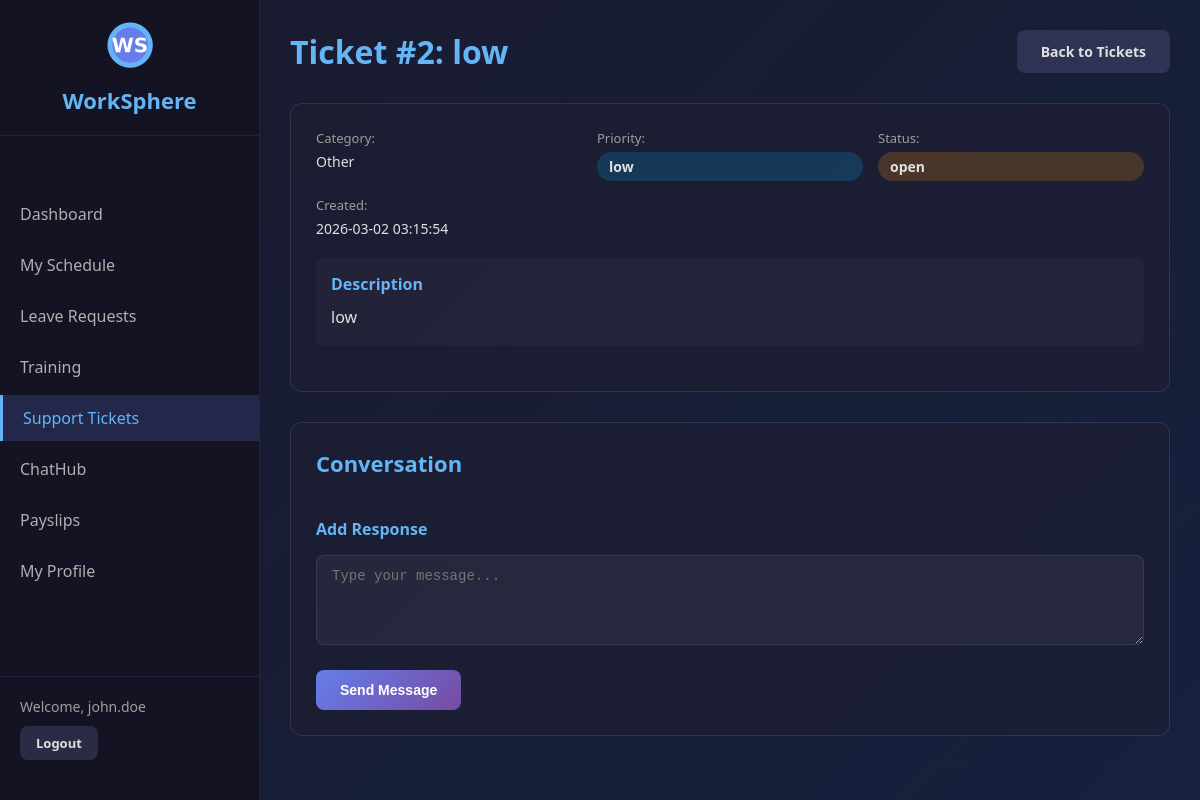
The page /employee/support/view/2 (signed in) on the database its author committed.
### tables this page shows
CREATE TABLE users (
            id INTEGER PRIMARY KEY AUTOINCREMENT,
            username TEXT UNIQUE NOT NULL,
            email TEXT UNIQUE NOT NULL,
            password TEXT NOT NULL,
            role TEXT NOT NULL,
            full_name TEXT NOT NULL,
            department_id INTEGER,
            phone TEXT,
            address TEXT,
            hire_date TEXT,
            status TEXT DEFAULT 'active',
            mfa_enabled INTEGER DEFAULT 0,
            mfa_secret TEXT,
            created_at TIMESTAMP DEFAULT CURRENT_TIMESTAMP
        );

CREATE TABLE support_tickets (
            id INTEGER PRIMARY KEY AUTOINCREMENT,
            user_id INTEGER NOT NULL,
            subject TEXT NOT NULL,
            category TEXT NOT NULL,
            priority TEXT DEFAULT 'medium',
            description TEXT,
            status TEXT DEFAULT 'open',
            assigned_to INTEGER,
            resolution TEXT,
            created_at TIMESTAMP DEFAULT CURRENT_TIMESTAMP,
            updated_at TIMESTAMP DEFAULT CURRENT_TIMESTAMP,
            closed_at TIMESTAMP,
            FOREIGN KEY (user_id) REFERENCES users (id)
        );

### app.py (the view, shortened to what this page needs)
@app.route('/employee/support/view/<int:ticket_id>', methods=['GET', 'POST'])
@employee_required
def view_support_ticket(ticket_id):
    user_id = session['user_id']
    conn = get_db()
    cursor = conn.cursor()
    ticket = cursor.execute('''
        SELECT st.*, u.full_name as creator_name, a.full_name as assigned_name
        FROM support_tickets st
        JOIN users u ON st.user_id = u.id
        LEFT JOIN users a ON st.assigned_to = a.id
        WHERE st.id = ? AND st.user_id = ?
    ''', (ticket_id, user_id)).fetchone()
    if not ticket:
        flash('Ticket not found', 'error')
        return redirect('/employee/support')
    responses = cursor.execute('''
        SELECT tr.*, u.full_name as responder_name, u.role
        FROM ticket_responses tr
        JOIN users u ON tr.user_id = u.id
        WHERE tr.ticket_id = ?
        ORDER BY tr.created_at ASC
    ''', (ticket_id,)).fetchall()
    return render_template('employee_support_view.html', ticket=ticket, responses=responses)

### app.py (called while the page is built)
def get_db():
    if 'db' not in g:
        g.db = sqlite3.connect(
            DATABASE,
            timeout=20,                   # wait up to 20s if locked
            check_same_thread=False
        )
        g.db.row_factory = sqlite3.Row
        g.db.execute("PRAGMA journal_mode=WAL")    # WAL allows concurrent reads
        g.db.execute("PRAGMA busy_timeout=20000")  # 20s busy timeout at SQLite level
    return g.db

def employee_required(f):
    @wraps(f)
    def decorated_function(*args, **kwargs):
        if 'user_id' not in session:
            flash('Please login to access this page', 'error')
            return redirect('/login')
        if session.get('actual_role') == 'admin' and session.get('role') == 'employee':
            return f(*args, **kwargs)
        if session.get('role') == 'employee':
            return f(*args, **kwargs)
        flash('Employee access required', 'error')
        return redirect('/admin/dashboard')
    return decorated_function

### templates/employee_support_view.html (shortened to what this page needs)
<!DOCTYPE html>
<html lang="en">
<head>
    <link rel="stylesheet" href="/static/css/style.css">
</head>
<body>
    <div class="dashboard-container">
        <nav class="sidebar">
            <div class="logo-container">
                <img src="/static/images/logo.png" alt="WorkSphere Logo" class="logo-small">
                <h2>WorkSphere</h2>
            </div>
            <ul class="nav-menu">
                <li><a href="/employee/dashboard">Dashboard</a></li>
                <li><a href="/employee/schedule">My Schedule</a></li>
                <li><a href="/employee/leave">Leave Requests</a></li>
                <li><a href="/employee/training">Training</a></li>
                <li class="active"><a href="/employee/support">Support Tickets</a></li>
                <li><a href="/employee/chat">ChatHub</a></li>
                <li><a href="/employee/payslips">Payslips</a></li>
                <li><a href="/employee/profile">My Profile</a></li>
            </ul>
            <div class="user-info">
                <p>Welcome, {{ session.username }}</p>
                <a href="/logout" class="btn btn-secondary btn-sm">Logout</a>
            </div>
        </nav>
        <main class="main-content">
            <header class="page-header">
                <h1>Ticket #{{ ticket.id }}: {{ ticket.subject }}</h1>
                <a href="/employee/support" class="btn btn-secondary">Back to Tickets</a>
            </header>
            <div class="section">
                <div class="ticket-details">
                    <div class="detail-grid">
                        <div class="detail-item">
                            <label>Category:</label>
                            <span>{{ ticket.category }}</span>
                        </div>
                        <div class="detail-item">
                            <label>Priority:</label>
                            <span class="badge badge-{{ ticket.priority }}">{{ ticket.priority }}</span>
                        </div>
                        <div class="detail-item">
                            <label>Status:</label>
                            <span class="badge badge-{{ ticket.status }}">{{ ticket.status }}</span>
                        </div>
                        <div class="detail-item">
                            <label>Created:</label>
                            <span>{{ ticket.created_at }}</span>
                        </div>
                    </div>
                    <div class="ticket-description">
                        <h3>Description</h3>
                        <p>{{ ticket.description }}</p>
                    </div>
                </div>
            </div>
            <div class="section">
                <h2>Conversation</h2>
                {% if ticket.status != 'closed' %}
                <div class="add-response">
                    <h3>Add Response</h3>
                    <form method="POST" action="/employee/support/view/{{ ticket.id }}">
                        <div class="form-group">
                            <textarea name="message" rows="4" placeholder="Type your message..." required></textarea>
                        </div>
                        <button type="submit" class="btn btn-primary">Send Message</button>
                    </form>
                </div>
                {% endif %}
            </div>
        </main>
    </div>
</body>
</html>

### static/css/style.css (style rules this page uses)
* { margin: 0; padding: 0; box-sizing: border-box; }
body { font-family: 'Segoe UI', Tahoma, Geneva, Verdana, sans-serif; background: linear-gradient(135deg, #1a1a2e 0%, #16213e 100%); color: #e0e0e0; min-height: 100vh; }
.logo-container { text-align: center; margin-bottom: 30px; }
.form-group { margin-bottom: 20px; }
.form-group input, .form-group select, .form-group textarea { width: 100%; padding: 12px 15px; background: rgba(50, 50, 70, 0.5); border: 1px solid rgba(100, 100, 150, 0.3); border-radius: 8px; color: #e0e0e0; font-size: 14px; transition: all 0.3s ease; }
.btn { padding: 12px 24px; border: none; border-radius: 8px; cursor: pointer; font-size: 14px; font-weight: 600; transition: all 0.3s ease; text-decoration: none; display: inline-block; }
.btn-primary { background: linear-gradient(135deg, #667eea 0%, #764ba2 100%); color: white; }
.btn-secondary { background: rgba(100, 100, 150, 0.3); color: #e0e0e0; }
.btn-sm { padding: 8px 16px; font-size: 13px; }
.dashboard-container { display: flex; min-height: 100vh; }
.sidebar { width: 260px; background: rgba(20, 20, 35, 0.95); border-right: 1px solid rgba(100, 100, 150, 0.2); padding: 20px 0; position: fixed; height: 100vh; overflow-y: auto; display: flex; flex-direction: column; }
.logo-small { width: 50px; height: 50px; margin-bottom: 10px; }
.sidebar .logo-container { padding: 0 20px 20px 20px; border-bottom: 1px solid rgba(100, 100, 150, 0.2); flex-shrink: 0; }
.sidebar .logo-container h2 { color: #64b5f6; font-size: 22px; }
.nav-menu { list-style: none; padding: 20px 0; flex: 1; overflow-y: auto; }
.nav-menu li { margin: 5px 0; }
.nav-menu a { display: block; padding: 12px 20px; color: #b0b0b0; text-decoration: none; transition: all 0.3s ease; }
.nav-menu li.active a { background: rgba(100, 126, 234, 0.2); color: #64b5f6; border-left: 3px solid #64b5f6; }
.user-info { padding: 20px; border-top: 1px solid rgba(100, 100, 150, 0.2); background: rgba(20, 20, 35, 0.95); flex-shrink: 0; margin-top: auto; }
.user-info p { margin-bottom: 10px; font-size: 14px; color: #9e9e9e; }
.main-content { margin-left: 260px; flex: 1; padding: 30px; }
.page-header { display: flex; justify-content: space-between; align-items: center; margin-bottom: 30px; }
.page-header h1 { color: #64b5f6; font-size: 32px; }
.section { background: rgba(30, 30, 50, 0.6); border: 1px solid rgba(100, 100, 150, 0.3); border-radius: 12px; padding: 25px; margin-bottom: 30px; }
.section h2 { color: #64b5f6; font-size: 22px; margin-bottom: 20px; }
.badge { display: inline-block; padding: 5px 12px; border-radius: 20px; font-size: 12px; font-weight: 600; }
.badge-open, .badge-medium { background: rgba(255, 152, 0, 0.2); color: #ff9800; }
.badge-low { background: rgba(3, 169, 244, 0.2); color: #03a9f4; }
.ticket-details { margin-bottom: 20px; }
.detail-grid { display: grid; grid-template-columns: repeat(auto-fit, minmax(200px, 1fr)); gap: 15px; margin-bottom: 20px; }
.detail-item { display: flex; flex-direction: column; }
.detail-item label { color: #9e9e9e; font-size: 13px; margin-bottom: 5px; }
.detail-item span { color: #e0e0e0; font-size: 14px; }
.ticket-description, .ticket-resolution { margin-top: 20px; padding: 15px; background: rgba(50, 50, 70, 0.3); border-radius: 8px; }
.ticket-description h3, .ticket-resolution h3 { color: #64b5f6; font-size: 16px; margin-bottom: 10px; }
.ticket-description p, .ticket-resolution p { color: #e0e0e0; line-height: 1.6; }
.add-response { margin-top: 20px; }
.add-response h3 { color: #64b5f6; font-size: 16px; margin-bottom: 15px; }

### rows shown on the page
users: username "john.doe"
support_tickets: id "2", subject "low", category "Other", priority "low", status "open", created_at "2026-03-02 03:15:54", description "low"
